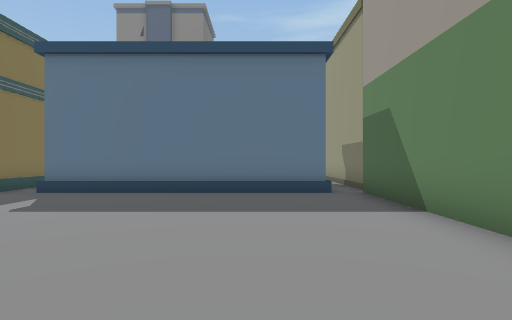
view 1 (above)

24 first-person views from a walk through a Unity game level. The camera is 1.5 m above the floor, looks level and sees 80° across. The floor is counted in squares, 2 m on a side. Each view is taken from the middle of a square. On the plan, view 1 faces up. The plan holds only what a view shows up to about 10 squares ahead; the rest is blank. The place goes on beyond the plan. The player character is not drawn. Some animated figures are left out.

view 2
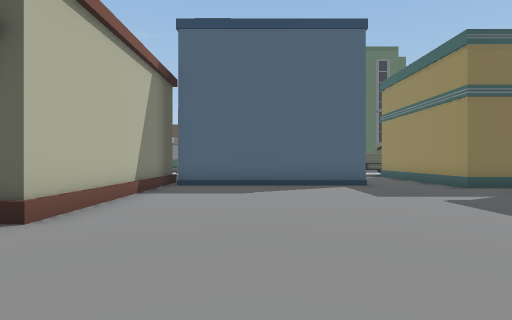

view 3
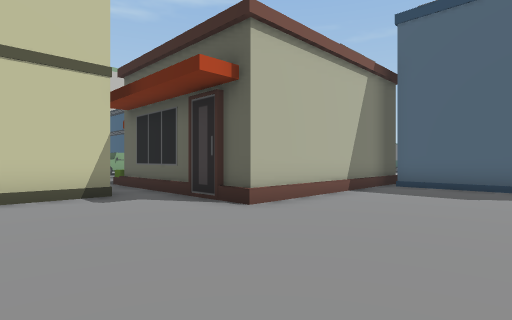

view 4
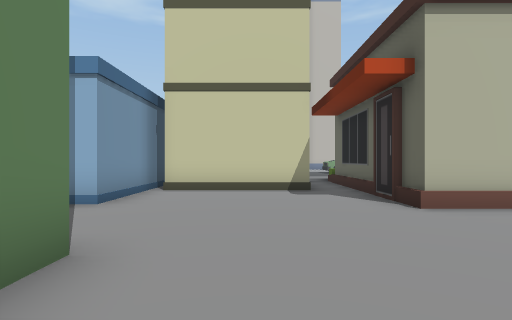

view 5
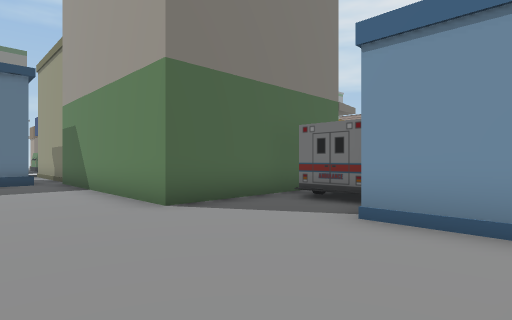

view 6
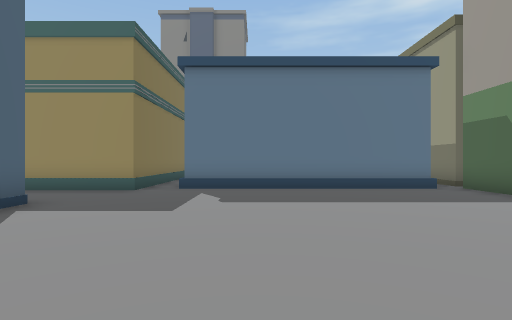

view 7
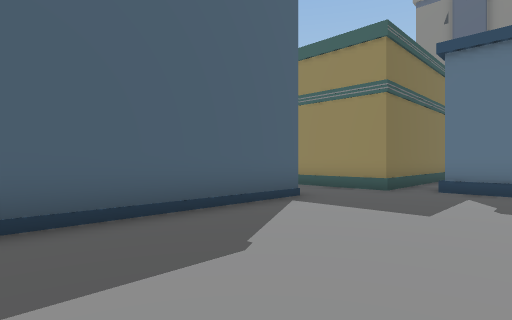

view 8
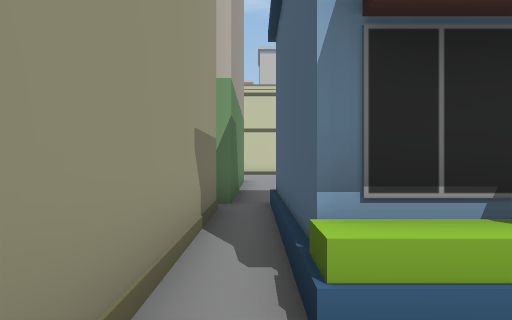

view 9
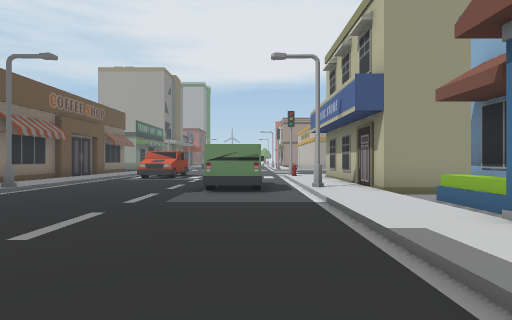

view 10
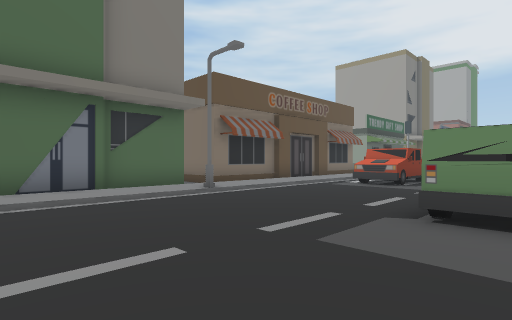

view 11
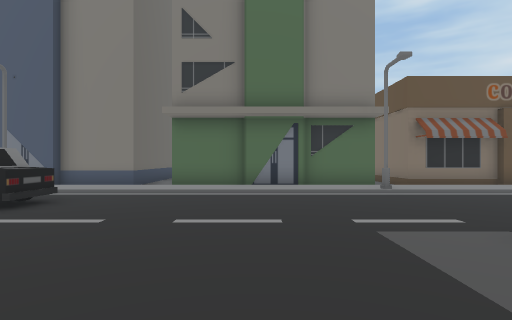

view 12
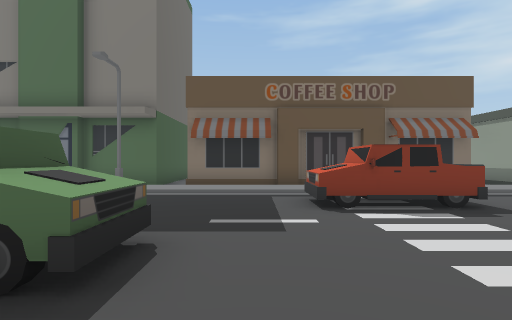

view 13
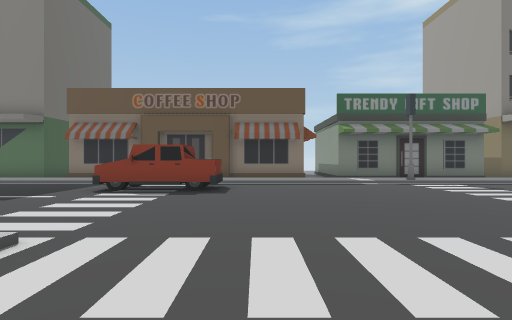

view 14
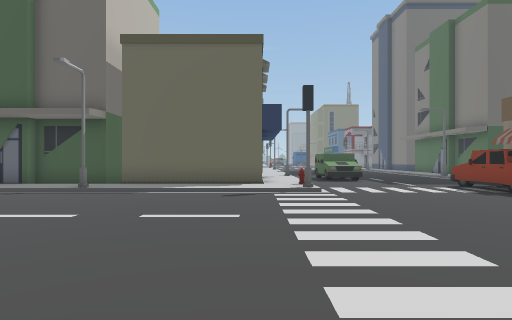

view 15
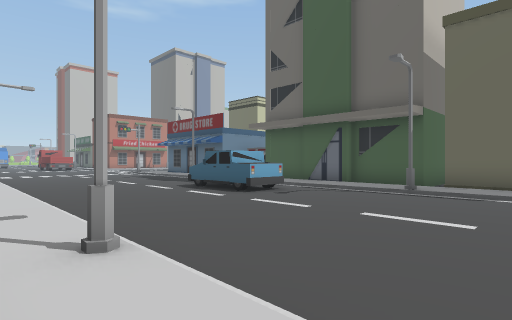

view 16
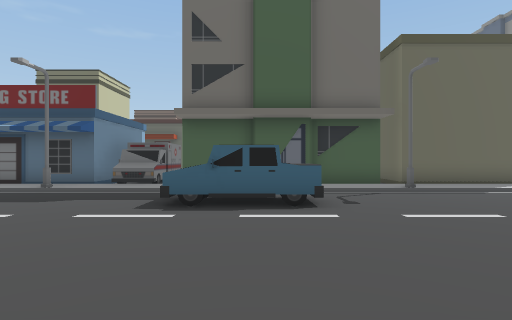

view 17
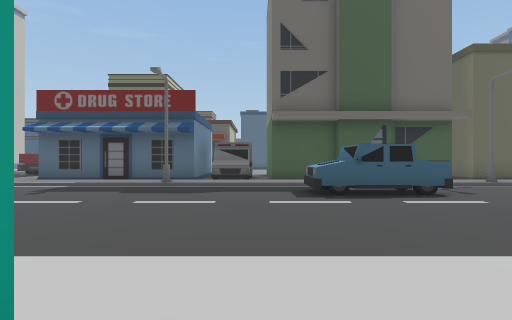

view 18
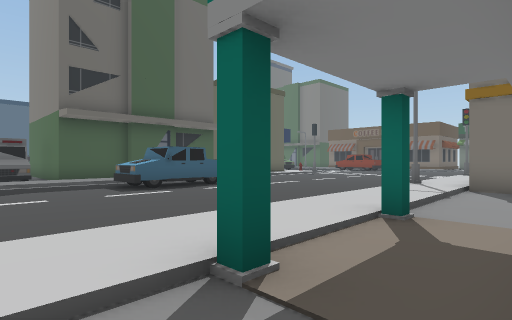

view 19
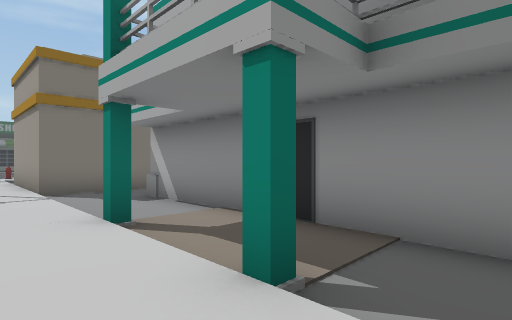

view 20
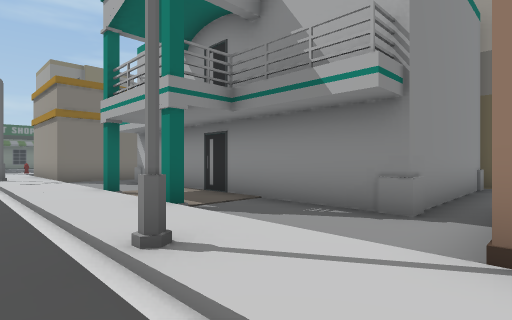

view 21
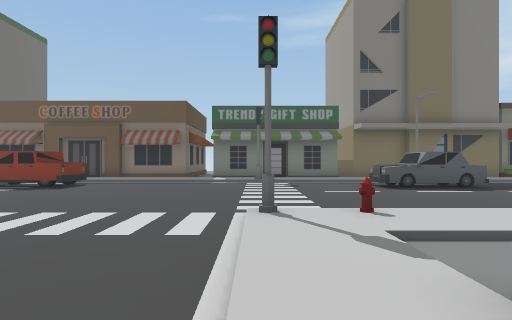

view 22
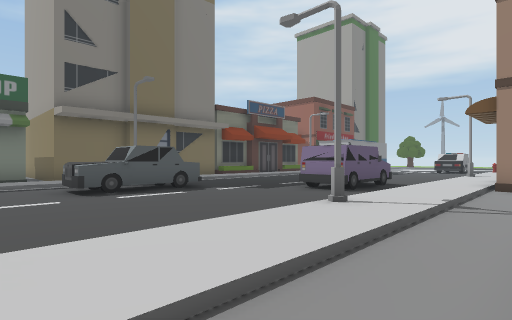

view 23
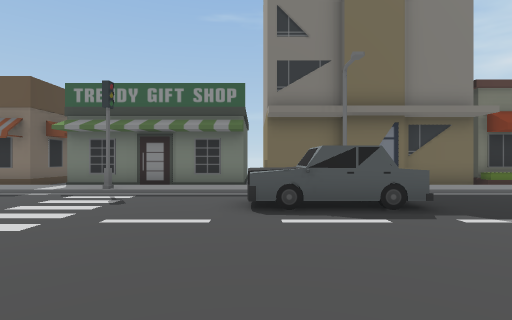

view 24
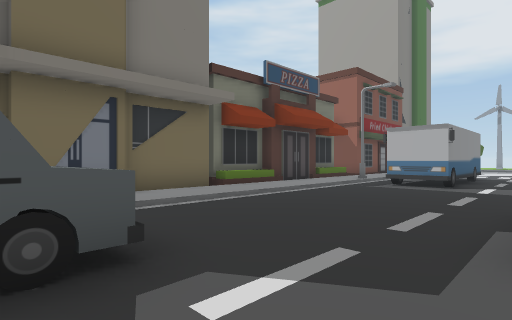

### Floor plan
Key: @ floor where view 1 was taken; # wall or solid block; . main floor; : floor 0.25 m higher than the main floor; / step, stairs or slope; ^ raised ledge; B building; S streetlight; T truck; C car; H hydrant; O other object.
Columns run from 7 left of view 1 to 35 right of it. Each row starts with its distance up from view 1.
 23 BBBB BBBBBBB######  ######## BBBBBBBBBB
 22  :::::::::::::::     ::::::::    ::::::
 21   ////////S/////  //////#//// S ////////
 20   ..............T........................
 19   CC...........TTTT.........CCCC.......OO
 18   C.............T...........CCCC........OOO
 17    ........................................
 16     ......OOOO...................O
 15    .......O OO...................OOO.
 14     //////S/// ///......//////S///////
 13      :::::S:::::O#......#:H:::S:::::::
 12       B...######:/....../:.........#
 11        BB.#    #:/....../:. ....
 10  ^      B.#    #:/....../:
  9  ^      B.#    #:/....../:
  8  ^      B.#    #:/....../:
  7 #^BBBBBBB.B   BB:S......S:BBB
  6 ..........B    B:/....../:...
  5 ..........B    B:/....../:..#
  4 B.........B    B:/TT..../:..#
  3 B.........B    B  TT..../:..#
  2 B.........B    B /TT..../:#.#
  1 B.........BBBBBB:/....../:..#
  0 B......@.....O O:/....../:..#
 -1 B...........O OO:/....../:#.#
 -2 BBBBBB.....#   #:/....../:..#
 -3      B.....#   #:S......S:..#####B
 -4      B.....#   #:/....  /:.......B
 -5      B.BBBB#   #:/...  ./:#

Where each view was taken, in squares from view 1:
view 1: 0 up, 0 right, facing up
view 2: 1 up, 2 right, facing left
view 3: 2 up, 2 right, facing down-left
view 4: 3 up, 1 right, facing down
view 5: 4 down, 0 right, facing up-right
view 6: 1 down, 3 left, facing up
view 7: 1 down, 3 left, facing up-left
view 8: 13 up, 2 right, facing down
view 9: 15 up, 4 left, facing right
view 10: 15 up, 1 left, facing up-right
view 11: 13 up, 0 right, facing up
view 12: 13 up, 7 right, facing up
view 13: 11 up, 12 right, facing up
view 14: 12 up, 18 right, facing left
view 15: 10 up, 18 right, facing down-left
view 16: 3 up, 18 right, facing left
view 17: 0 up, 19 right, facing left
view 18: 2 down, 20 right, facing up-left
view 19: 2 down, 17 right, facing up-right
view 20: 5 down, 16 right, facing up-right
view 21: 9 up, 17 right, facing up
view 22: 11 up, 19 right, facing up-right
view 23: 13 up, 21 right, facing up
view 24: 16 up, 23 right, facing up-right
